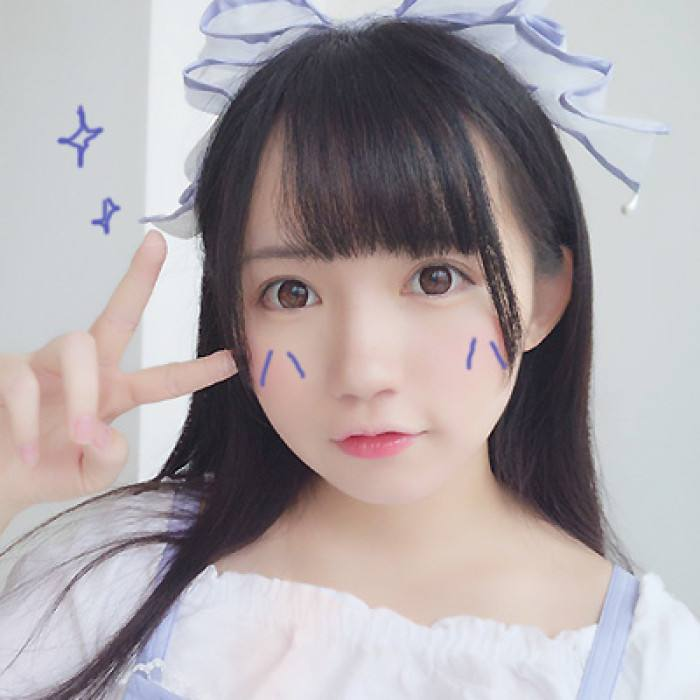
#> input picture python实例/图片转字符画/pic.jpg, 700 x 700 px
$ python GetCode_pic.py
#> lines starting #> are read from the running program, lines starting #| are printed output that depends on the picture
# 图片转字符画
from PIL import Image

codeLib = '''@B%8&WM#*oahkbdpqwmZO0QLCJUYXzcvunxrjft/\|()1{}[]?-_+~<>i!lI;:,"^`'. '''#生成字符画所需的字符集
# codeLib ='''01oOuDCcqQ'''
count = len(codeLib)

def transform1(image_file):
    image_file = image_file.convert("L")#转换为黑白图片，参数"L"表示黑白模式
    codePic = ''
    for h in range(0,image_file.size[1]):  #size属性表示图片的分辨率，'0'为横向大小，'1'为纵向
        for w in range(0,image_file.size[0]):
            gray = image_file.getpixel((w,h)) #返回指定位置的像素，如果所打开的图像是多层次的图片，那这个方法就返回一个元组
            codePic = codePic + codeLib[int(((count-1)*gray)/1000)]#建立灰度与字符集的映射---- /x  x越大黑白分离越明显
        codePic = codePic+'\n'
    return codePic


pic = Image.open('pic.jpg')
#> pic is the input picture: PIL image 700x700 RGB; mean R, G, B 171.5, 163.9, 166.9
pic = pic.resize((int(pic.size[0]*0.2),int(pic.size[1]*0.1)))#调整图片大小
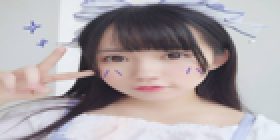
#> pic: PIL image 140x70 RGB (shown 2 times larger); mean R, G, B 171.5, 163.9, 166.9
code = transform1(pic)
#> in transform1, `image_file = image_file.convert("L")#转换为黑白图片，参数"L"表示黑白模式`:
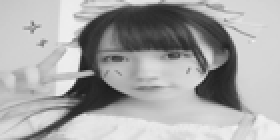
#> image_file: PIL image 140x70 L (shown 2 times larger); min 28, max 241, mean 166.5
with open('test.txt','w') as f:
    f.write(code)
print('finish')
